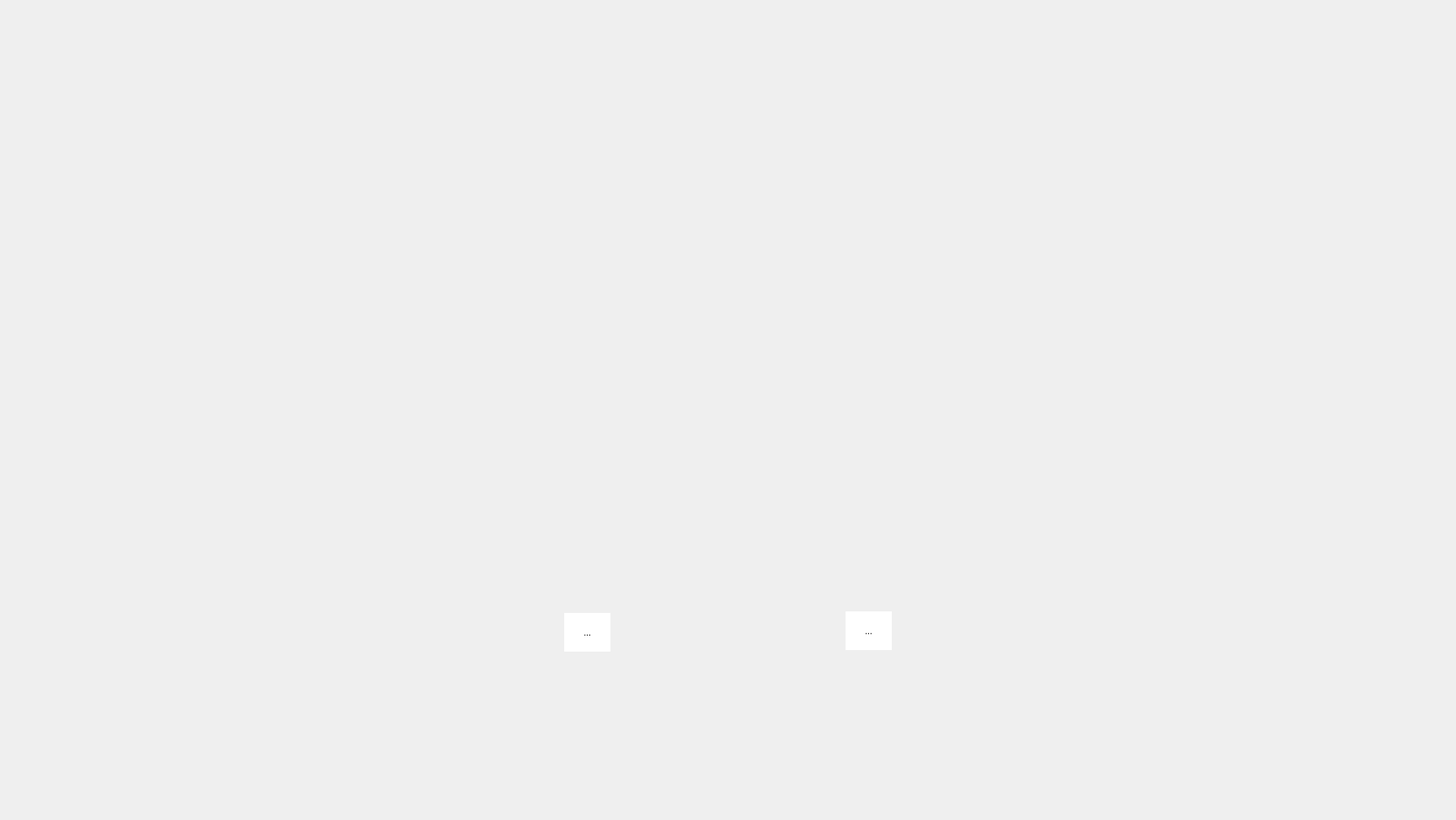
<?xml version="1.0" encoding="UTF-8"?>
<ui version="4.0">
 <class>MainWindow</class>
 <widget class="QMainWindow" name="MainWindow">
  <property name="geometry">
   <rect>
    <x>0</x>
    <y>0</y>
    <width>1920</width>
    <height>1081</height>
   </rect>
  </property>
  <property name="windowTitle">
   <string>MainWindow</string>
  </property>
  <property name="windowIcon">
   <iconset>
    <normaloff>../Application Icons/icon.png</normaloff>../Application Icons/icon.png</iconset>
  </property>
  <widget class="QWidget" name="centralwidget">
   <widget class="QLabel" name="label">
    <property name="geometry">
     <rect>
      <x>0</x>
      <y>0</y>
      <width>1920</width>
      <height>1080</height>
     </rect>
    </property>
    <property name="text">
     <string/>
    </property>
    <property name="pixmap">
     <pixmap>../Application Icons/Win.png</pixmap>
    </property>
    <property name="scaledContents">
     <bool>true</bool>
    </property>
   </widget>
   <widget class="QToolButton" name="toolButton_3">
    <property name="geometry">
     <rect>
      <x>744</x>
      <y>808</y>
      <width>61</width>
      <height>51</height>
     </rect>
    </property>
    <property name="cursor">
     <cursorShape>PointingHandCursor</cursorShape>
    </property>
    <property name="styleSheet">
     <string notr="true">background-color: rgb(255, 255, 255);
border: none;</string>
    </property>
    <property name="text">
     <string>...</string>
    </property>
    <property name="icon">
     <iconset>
      <normaloff>../Application Icons/Replay.png</normaloff>../Application Icons/Replay.png</iconset>
    </property>
    <property name="iconSize">
     <size>
      <width>200</width>
      <height>200</height>
     </size>
    </property>
   </widget>
   <widget class="QToolButton" name="toolButton_4">
    <property name="geometry">
     <rect>
      <x>1115</x>
      <y>806</y>
      <width>61</width>
      <height>51</height>
     </rect>
    </property>
    <property name="cursor">
     <cursorShape>PointingHandCursor</cursorShape>
    </property>
    <property name="styleSheet">
     <string notr="true">background-color: rgb(255, 255, 255);
border: none;</string>
    </property>
    <property name="text">
     <string>...</string>
    </property>
    <property name="icon">
     <iconset>
      <normaloff>../Application Icons/Меню.png</normaloff>../Application Icons/Меню.png</iconset>
    </property>
    <property name="iconSize">
     <size>
      <width>200</width>
      <height>200</height>
     </size>
    </property>
   </widget>
   <widget class="QLabel" name="label_2">
    <property name="geometry">
     <rect>
      <x>700</x>
      <y>415</y>
      <width>231</width>
      <height>71</height>
     </rect>
    </property>
    <property name="font">
     <font>
      <family>Bubbleboddy Neue</family>
      <pointsize>23</pointsize>
      <weight>75</weight>
      <italic>false</italic>
      <bold>true</bold>
     </font>
    </property>
    <property name="styleSheet">
     <string notr="true">color: rgb(98, 98, 98);
QFontDatabase fontDatabase; 
fontDatabase.addApplicationFont(&quot;:/Bubbleboddy-Neue-trial.ttf&quot;);</string>
    </property>
    <property name="text">
     <string/>
    </property>
    <property name="scaledContents">
     <bool>false</bool>
    </property>
   </widget>
   <widget class="QLabel" name="label_3">
    <property name="geometry">
     <rect>
      <x>840</x>
      <y>500</y>
      <width>231</width>
      <height>71</height>
     </rect>
    </property>
    <property name="font">
     <font>
      <family>Bubbleboddy Neue</family>
      <pointsize>23</pointsize>
      <weight>75</weight>
      <italic>false</italic>
      <bold>true</bold>
     </font>
    </property>
    <property name="styleSheet">
     <string notr="true">color: rgb(98, 98, 98);
QFontDatabase fontDatabase; 
fontDatabase.addApplicationFont(&quot;:/Bubbleboddy-Neue-trial.ttf&quot;);</string>
    </property>
    <property name="text">
     <string/>
    </property>
    <property name="scaledContents">
     <bool>false</bool>
    </property>
   </widget>
   <widget class="QLabel" name="label_4">
    <property name="geometry">
     <rect>
      <x>1400</x>
      <y>415</y>
      <width>231</width>
      <height>71</height>
     </rect>
    </property>
    <property name="font">
     <font>
      <family>Bubbleboddy Neue</family>
      <pointsize>23</pointsize>
      <weight>75</weight>
      <italic>false</italic>
      <bold>true</bold>
     </font>
    </property>
    <property name="styleSheet">
     <string notr="true">color: rgb(98, 98, 98);
QFontDatabase fontDatabase; 
fontDatabase.addApplicationFont(&quot;:/Bubbleboddy-Neue-trial.ttf&quot;);</string>
    </property>
    <property name="text">
     <string/>
    </property>
    <property name="scaledContents">
     <bool>false</bool>
    </property>
   </widget>
   <widget class="QLabel" name="label_5">
    <property name="geometry">
     <rect>
      <x>1460</x>
      <y>510</y>
      <width>231</width>
      <height>71</height>
     </rect>
    </property>
    <property name="font">
     <font>
      <family>Bubbleboddy Neue</family>
      <pointsize>23</pointsize>
      <weight>75</weight>
      <italic>false</italic>
      <bold>true</bold>
     </font>
    </property>
    <property name="styleSheet">
     <string notr="true">color: rgb(98, 98, 98);
QFontDatabase fontDatabase; 
fontDatabase.addApplicationFont(&quot;:/Bubbleboddy-Neue-trial.ttf&quot;);</string>
    </property>
    <property name="text">
     <string/>
    </property>
    <property name="scaledContents">
     <bool>false</bool>
    </property>
   </widget>
  </widget>
  <widget class="QMenuBar" name="menubar">
   <property name="geometry">
    <rect>
     <x>0</x>
     <y>0</y>
     <width>1920</width>
     <height>22</height>
    </rect>
   </property>
  </widget>
 </widget>
 <resources/>
 <connections/>
</ui>
